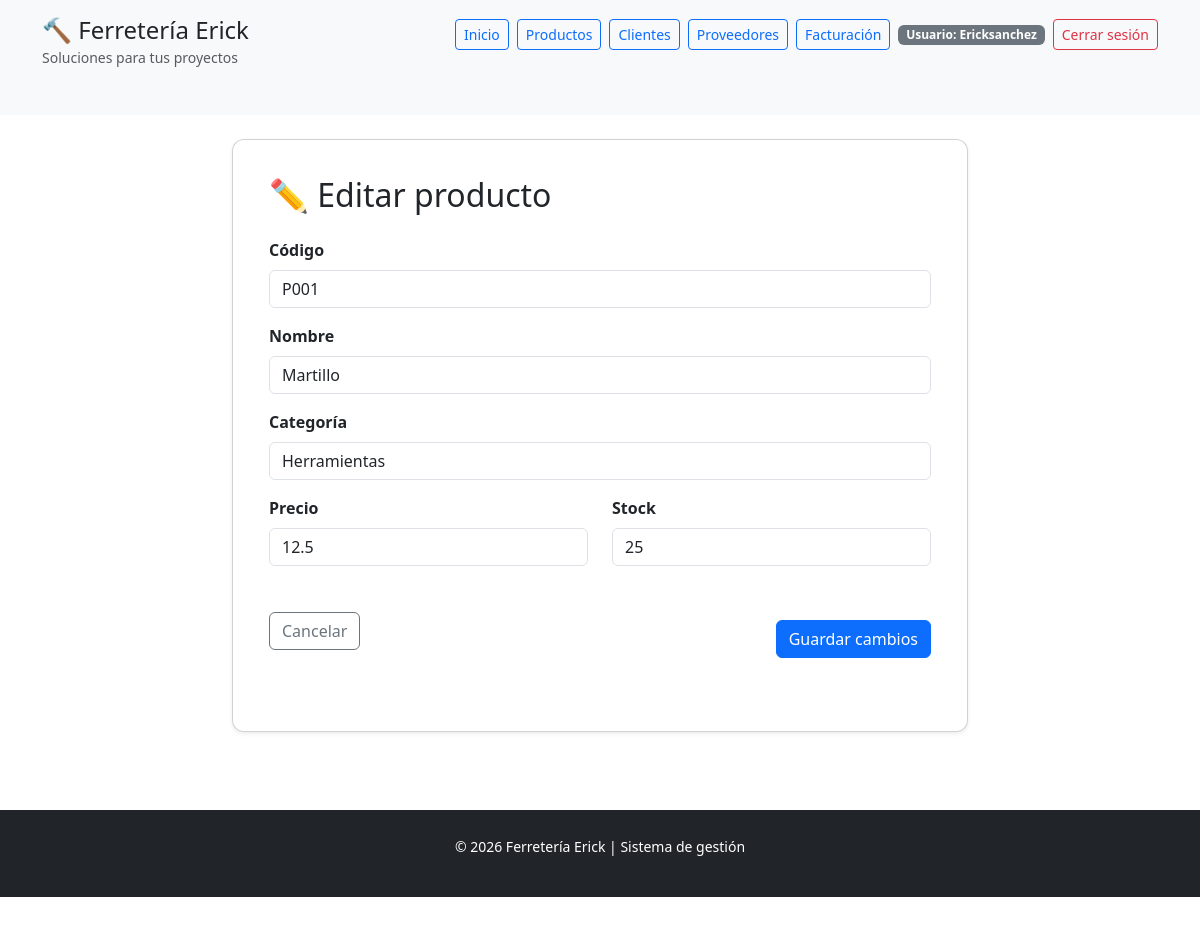
Screenshot of /productos/editar/P001 (signed in) with the database file from the repository.
### tables this page shows
CREATE TABLE usuarios (
            id INTEGER PRIMARY KEY AUTOINCREMENT,
            usuario TEXT NOT NULL UNIQUE,
            password TEXT NOT NULL
        );

CREATE TABLE productos (
            codigo TEXT PRIMARY KEY,
            nombre TEXT NOT NULL,
            categoria TEXT NOT NULL,
            precio REAL NOT NULL,
            stock INTEGER NOT NULL,
            id_proveedor INTEGER,
            FOREIGN KEY (id_proveedor) REFERENCES proveedores(id_proveedor)
        );

### app.py (the view, shortened to what this page needs)
@app.route("/productos/editar/<codigo>", methods=["GET", "POST"])
@login_required
def editar_producto(codigo):
    producto = get_product_by_code(codigo)
    if not producto:
        flash("Producto no encontrado.", "danger")
        return redirect(url_for("productos"))
    form = ProductoForm()
    if request.method == "GET":
        form.codigo.data = producto["codigo"]
        form.nombre.data = producto["nombre"]
        form.categoria.data = producto["categoria"]
        form.precio.data = producto["precio"]
        form.stock.data = producto["stock"]
    return render_template("formulario_producto.html", form=form, nombre_sistema=NOMBRE_SISTEMA, editar=True, codigo=codigo)

### forms/producto_form.py
class ProductoForm(FlaskForm):
    codigo = StringField(
        "Código",
        validators=[DataRequired(message="El código es obligatorio."), Length(min=3, max=20, message="El código debe tener entre 3 y 20 caracteres.")],
    )
    nombre = StringField(
        "Nombre",
        validators=[DataRequired(message="El nombre es obligatorio."), Length(min=3, max=100, message="El nombre debe tener entre 3 y 100 caracteres.")],
    )
    categoria = StringField(
        "Categoría",
        validators=[DataRequired(message="La categoría es obligatoria."), Length(min=3, max=50, message="La categoría debe tener entre 3 y 50 caracteres.")],
    )
    precio = FloatField(
        "Precio",
        validators=[DataRequired(message="El precio es obligatorio."), NumberRange(min=0, message="El precio debe ser mayor o igual a 0.")],
    )
    stock = IntegerField(
        "Stock",
        validators=[DataRequired(message="El stock es obligatorio."), NumberRange(min=0, message="El stock no puede ser negativo.")],
    )

### app.py (called while the page is built)
@login_manager.user_loader
def load_user(user_id):
    user_data = get_user_by_id(user_id)
    if user_data:
        return Usuario(user_data["id"], user_data["usuario"], user_data["password"])
    return None

### conexion/conexion.py (called while the page is built)
def _parameterized_sql(query, params):
    engine = os.getenv("DB_ENGINE", "sqlite").lower()
    if engine in {"sqlite", "sqlite3"}:
        return query.replace("%s", "?"), tuple(params)
    return query, tuple(params)

def _sqlite_connection():
    DATABASE_PATH.parent.mkdir(exist_ok=True)
    conn = sqlite3.connect(DATABASE_PATH)
    conn.row_factory = sqlite3.Row
    return conn

def get_db_connection():
    engine = os.getenv("DB_ENGINE", "sqlite").lower()
    if engine in {"sqlite", "sqlite3"}:
        return _sqlite_connection()
    if engine in {"mysql", "mariadb"}:
        return _mysql_connection()
    if engine in {"postgres", "postgresql"}:
        return _postgres_connection()
    return _sqlite_connection()

def get_user_by_id(user_id):
    conn = get_db_connection()
    try:
        cursor = conn.cursor()
        query = "SELECT id, usuario, password FROM usuarios WHERE id = %s"
        cursor.execute(*_parameterized_sql(query, (user_id,)))
        row = cursor.fetchone()
        if row is None:
            return None
        if hasattr(row, "keys"):
            return dict(row)
        return {"id": row[0], "usuario": row[1], "password": row[2]}
    finally:
        conn.close()

### templates/formulario_producto.html (shortened to what this page needs)
{% extends "base.html" %}
{% block content %}
<div class="row justify-content-center">
    <div class="col-lg-8">
        <div class="card shadow-sm informacion">
            <div class="card-body">
                <h2 class="mb-4">{% if editar %}✏️ Editar producto{% else %}🧰 Registrar producto{% endif %}</h2>
                <form method="POST" novalidate>
                    <div class="mb-3">
                        {{ form.codigo.label(class="form-label") }}
                        {{ form.codigo(class="form-control" + (" is-invalid" if form.codigo.errors else ""), placeholder="Ej: P005") }}
                    </div>
                    <div class="mb-3">
                        {{ form.nombre.label(class="form-label") }}
                        {{ form.nombre(class="form-control" + (" is-invalid" if form.nombre.errors else ""), placeholder="Nombre del producto") }}
                    </div>
                    <div class="mb-3">
                        {{ form.categoria.label(class="form-label") }}
                        {{ form.categoria(class="form-control" + (" is-invalid" if form.categoria.errors else ""), placeholder="Ej: Herramientas") }}
                    </div>
                    <div class="row">
                        <div class="col-md-6">
                            <div class="mb-3">
                                {{ form.precio.label(class="form-label") }}
                                {{ form.precio(class="form-control" + (" is-invalid" if form.precio.errors else ""), step="0.01", placeholder="0.00") }}
                            </div>
                        </div>
                        <div class="col-md-6">
                            <div class="mb-3">
                                {{ form.stock.label(class="form-label") }}
                                {{ form.stock(class="form-control" + (" is-invalid" if form.stock.errors else ""), placeholder="0") }}
                            </div>
                        </div>
                    </div>
                    <div class="d-flex justify-content-between align-items-center">
                        <a href="{{ url_for('productos') }}" class="btn btn-outline-secondary">Cancelar</a>
                        <button type="submit" class="btn btn-primary">{% if editar %}Guardar cambios{% else %}Guardar producto{% endif %}</button>
                    </div>
                </form>
            </div>
        </div>
    </div>
</div>
{% endblock %}

### templates/components/navbar.html
<header class="header-principal py-3 bg-light">
	<div class="container">
		<div class="d-flex justify-content-between align-items-center flex-wrap gap-3">
			<div>
				<h1 class="h4 mb-0">🔨 {{ nombre_sistema }}</h1>
				<small class="text-muted">Soluciones para tus proyectos</small>
			</div>
			<nav class="d-flex flex-wrap gap-2 align-items-center">
				<a class="btn btn-outline-primary btn-sm" href="{{ url_for('index') }}">Inicio</a>
				{% if current_user.is_authenticated %}
				<a class="btn btn-outline-primary btn-sm" href="{{ url_for('productos') }}">Productos</a>
				<a class="btn btn-outline-primary btn-sm" href="{{ url_for('clientes') }}">Clientes</a>
				<a class="btn btn-outline-primary btn-sm" href="{{ url_for('proveedores') }}">Proveedores</a>
				<a class="btn btn-outline-primary btn-sm" href="{{ url_for('facturacion') }}">Facturación</a>
				<span class="badge text-bg-secondary">Usuario: {{ current_user.usuario }}</span>
				<a class="btn btn-outline-danger btn-sm" href="{{ url_for('logout') }}">Cerrar sesión</a>
				{% else %}
				<a class="btn btn-outline-success btn-sm" href="{{ url_for('login') }}">Iniciar sesión</a>
				<a class="btn btn-outline-secondary btn-sm" href="{{ url_for('registro') }}">Registrarse</a>
				{% endif %}
			</nav>
		</div>
	</div>
</header>

### static/css/style.css (style rules this page uses)
* { margin-bottom: 15px; }
.informacion { background-color: #fff; padding: 20px; border-radius: 12px; box-shadow: 0 3px 12px rgba(0, 0, 0, 0.06); }
.informacion h2 { margin-bottom: 12px; }
.card { border-radius: 12px; }
.form-label { font-weight: 600; }

### rows the page displays
usuarios: usuario "Ericksanchez"
productos: codigo "P001", nombre "Martillo", categoria "Herramientas", precio "12.5", stock "25"

### other values shown
{{ nombre_sistema }} "Ferretería Erick"
